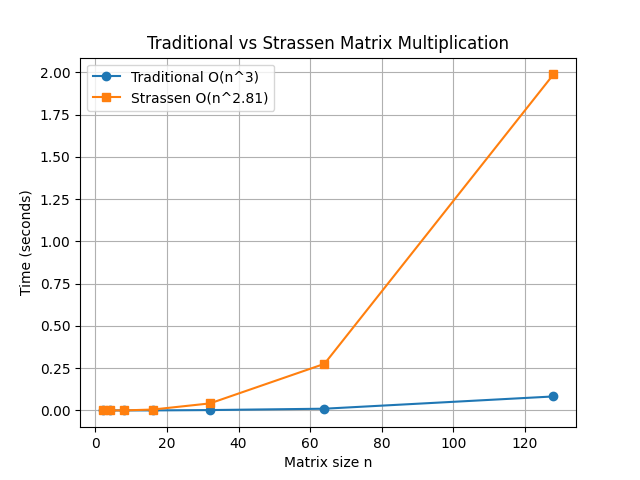

Source code (Python):
# Q1 (part 2): Performance comparison table + graph
# Runs both algorithms on random matrices of increasing size and plots the times.

import time
import importlib.util
from pathlib import Path

import matplotlib.pyplot as plt

algorithm_path = Path(__file__).with_name("1_matrix_multiplication.py")
spec = importlib.util.spec_from_file_location("matrix_multiplication", algorithm_path)
matrix_multiplication = importlib.util.module_from_spec(spec)
spec.loader.exec_module(matrix_multiplication)

make_matrix = matrix_multiplication.make_matrix
traditional = matrix_multiplication.traditional
strassen = matrix_multiplication.strassen

sizes = [2, 4, 8, 16, 32, 64, 128]
trad_times = []
stra_times = []

print("%-8s %-18s %-18s %-8s" % ("n", "Traditional (s)", "Strassen (s)", "Match"))
print("-" * 56)

for n in sizes:
    A = make_matrix(n)
    B = make_matrix(n)

    t0 = time.time()
    C1 = traditional(A, B)
    t1 = time.time()
    C2 = strassen(A, B)
    t2 = time.time()

    trad_times.append(t1 - t0)
    stra_times.append(t2 - t1)
    print("%-8d %-18.6f %-18.6f %-8s" % (n, t1 - t0, t2 - t1, "YES" if C1 == C2 else "NO"))

plt.plot(sizes, trad_times, "o-", label="Traditional O(n^3)")
plt.plot(sizes, stra_times, "s-", label="Strassen O(n^2.81)")
plt.xlabel("Matrix size n")
plt.ylabel("Time (seconds)")
plt.title("Traditional vs Strassen Matrix Multiplication")
plt.legend()
plt.grid(True)
plt.savefig("matrix_graph.png")
print("\nGraph saved as matrix_graph.png")
plt.show()
